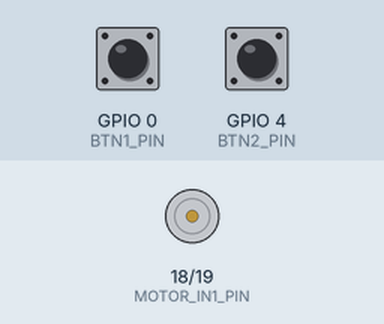
Bench run of a sketch on a simulated ESP32. Parts: motor-driver pin pairs drawn as motors (green arrow = first pin HIGH = forward, orange = second pin HIGH = backward, longer = more drive). The test bench sets the inputs (shaded band); at power-on: GPIO 0 (BTN1_PIN) HIGH, GPIO 4 (BTN2_PIN) HIGH (analog values on the 0–4095 scale).

Above: at 1.2 s.
1.3 s: GPIO 0 (BTN1_PIN) pulled LOW for 0.15 s
At 1.37 s:
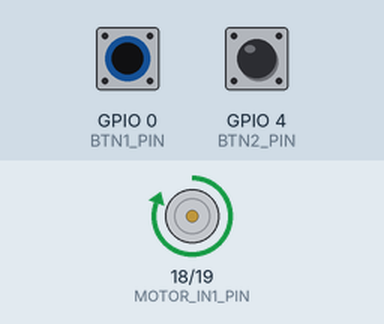
2.9 s: GPIO 4 (BTN2_PIN) pulled LOW for 0.15 s
At 2.97 s:
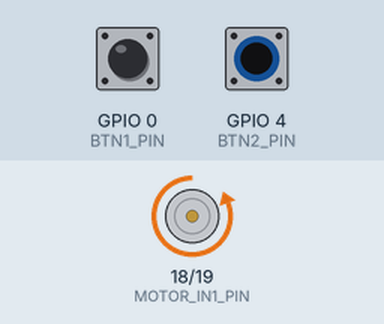
4.5 s: GPIO 4 (BTN2_PIN) pulled LOW for 3.2 s
At 8.9 s:
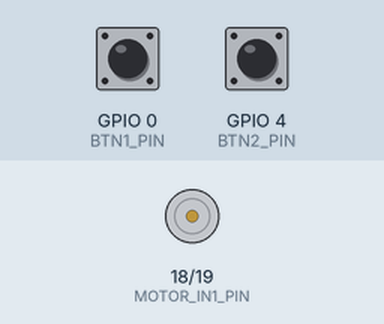
9.2 s: GPIO 0 (BTN1_PIN) pulled LOW for 3.2 s
At 10.0 s:
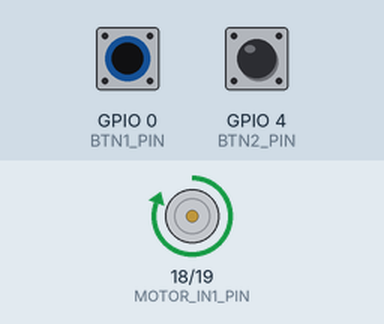
Timing chart, 0 to 13.9 s (numbered marks = the images above; inputs shaded):
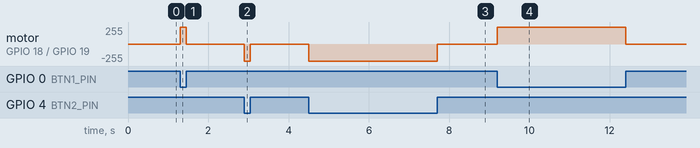

The sketch:

ADC.ino
```cpp
/**
*@brief Pin 번호
*/
#define BTN1_PIN 0
#define BTN2_PIN 4
#define MOTOR_IN1_PIN 18
#define MOTOR_IN2_PIN 19
#define MOTOR_CURRENT_ADC_PIN 3

/**
*@brief 모터 PWM 속도 정의 ( 8비트 해상도 최대값 = 255 )
*/
#define MOTOR_MIN_SPEED 255
#define MOTOR_STOP_SPEED 0

/**
*@brief 모터 Gain값 (변환비)
*/
#define MOTOR_GAIN 0.554f

/**
*@brief 버튼 입력 상태 변수
*/
bool btn1_state = HIGH;
bool btn2_state = HIGH;

/**
*@brief 모터 소비 전류값
*/
float motor_current = 0.0f;

void setup()
{
  // put your setup code here, to run once:
  btnSetup();
  motorSetup();
}

void loop()
{
  // put your main code here, to run repeatedly:
  btnTask();
  motorTask();
}

/**
*@brief  ESP32에서 ADC(아날로그 to 디지털)의 해상도를 설정하는 초기화 함수 ( 12bit: 0 - 4095 )
*/
void adcSetup(void)
{
  analogReadResolution(12);
}

/**
*@brief    3.3V 기준 전압으로 변환한 뒤, 모터 전류 측정에 필요한 전류값으로 계산하는 함수(12비트 ADC 해상도 기준).
*/
void adcTask(void)
{
  static uint32_t raw_adc = 0;
  static float motor_voltage = 0;

  raw_adc = analogRead(MOTOR_CURRENT_ADC_PIN); // - analogRead()로 12비트(0~4095) ADC 원시값 읽기
  motor_voltage = (raw_adc / 4095.0) * 3.3; // - 원시값을 전압(0~3.3V)으로 스케일 변환
  motor_current = motor_voltage / MOTOR_GAIN; // - 전압을 모터 전류 센서의 증폭기 이득으로 나누어 실제 전류 계산
}

void motorSetup(void)
{
  pinMode(MOTOR_IN1_PIN, OUTPUT);
  pinMode(MOTOR_IN2_PIN, OUTPUT);

  ledcAttach(MOTOR_IN1_PIN, 5000, 8);
  ledcAttach(MOTOR_IN2_PIN, 5000, 8);
}

void motorTask(void)
{
  if (!btn1_state && btn2_state)
  {
    ledcWrite(MOTOR_IN1_PIN, MOTOR_MIN_SPEED);
    ledcWrite(MOTOR_IN2_PIN, MOTOR_STOP_SPEED);
  }
  else if (!btn2_state && btn1_state)
  {
    ledcWrite(MOTOR_IN1_PIN, MOTOR_STOP_SPEED);
    ledcWrite(MOTOR_IN2_PIN, MOTOR_MIN_SPEED);
  }
  else if (btn1_state && btn2_state)
  {
    ledcWrite(MOTOR_IN1_PIN, MOTOR_STOP_SPEED);
    ledcWrite(MOTOR_IN2_PIN, MOTOR_STOP_SPEED);
  }
}

void btnSetup(void)
{
  pinMode(BTN1_PIN, INPUT_PULLUP);
  pinMode(BTN2_PIN, INPUT_PULLUP);
}

void btnTask(void)
{
  btn1_state = digitalRead(BTN1_PIN);
  btn2_state = digitalRead(BTN2_PIN);
}
```

Measured:
- after the input at 1.3 s, motor on GPIO 18 (MOTOR_IN1_PIN) / GPIO 19 (MOTOR_IN2_PIN): stopped → forward 255/255 at once, → stopped 0.15 s later
- after the input at 2.9 s, motor on GPIO 18 (MOTOR_IN1_PIN) / GPIO 19 (MOTOR_IN2_PIN): stopped → backward 255/255 at once, → stopped 0.15 s later
- after the input at 4.5 s, motor on GPIO 18 (MOTOR_IN1_PIN) / GPIO 19 (MOTOR_IN2_PIN): stopped → backward 255/255 at once, → stopped 3.2 s later
- after the input at 9.2 s, motor on GPIO 18 (MOTOR_IN1_PIN) / GPIO 19 (MOTOR_IN2_PIN): stopped → forward 255/255 at once, → stopped 3.2 s later
